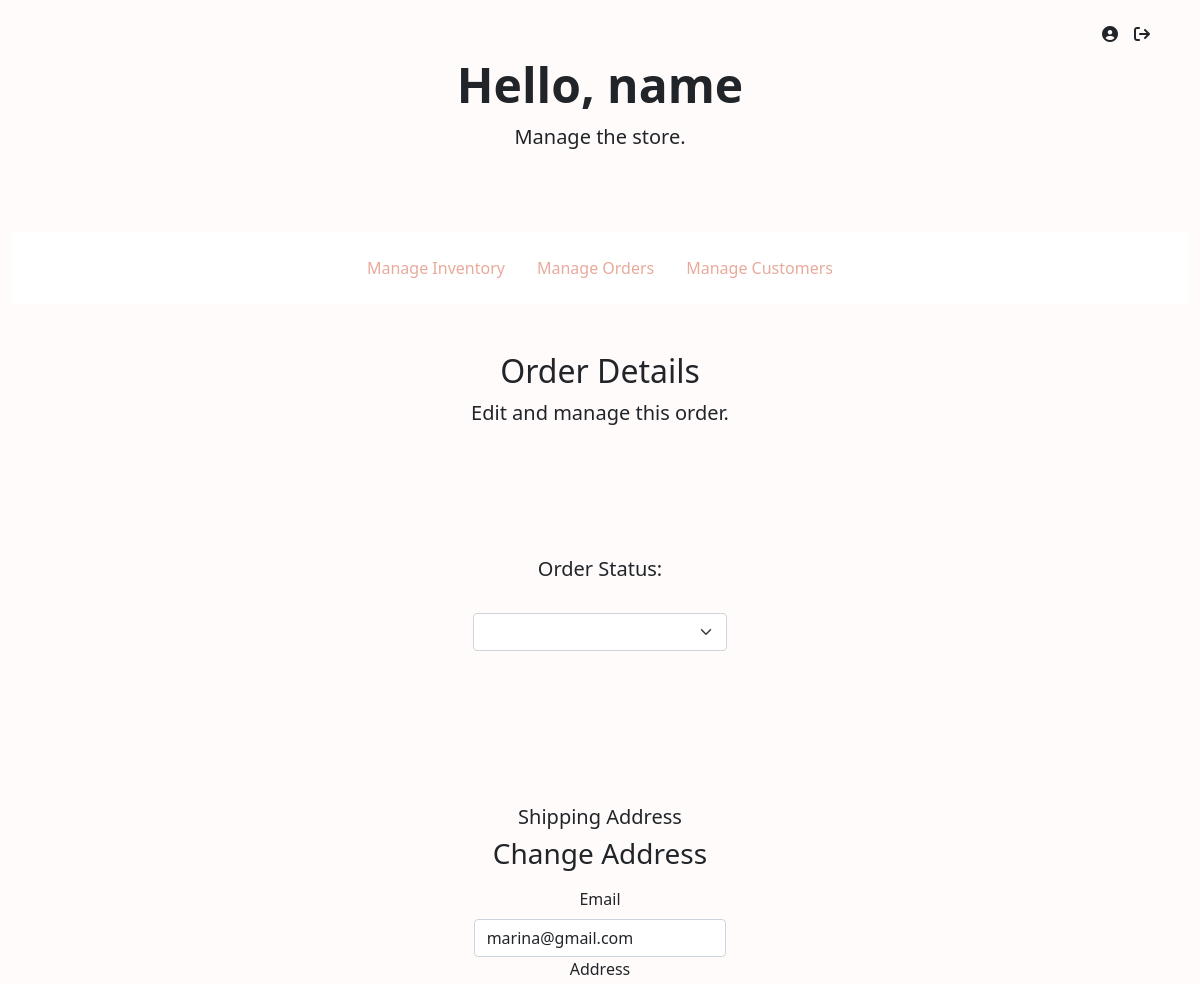
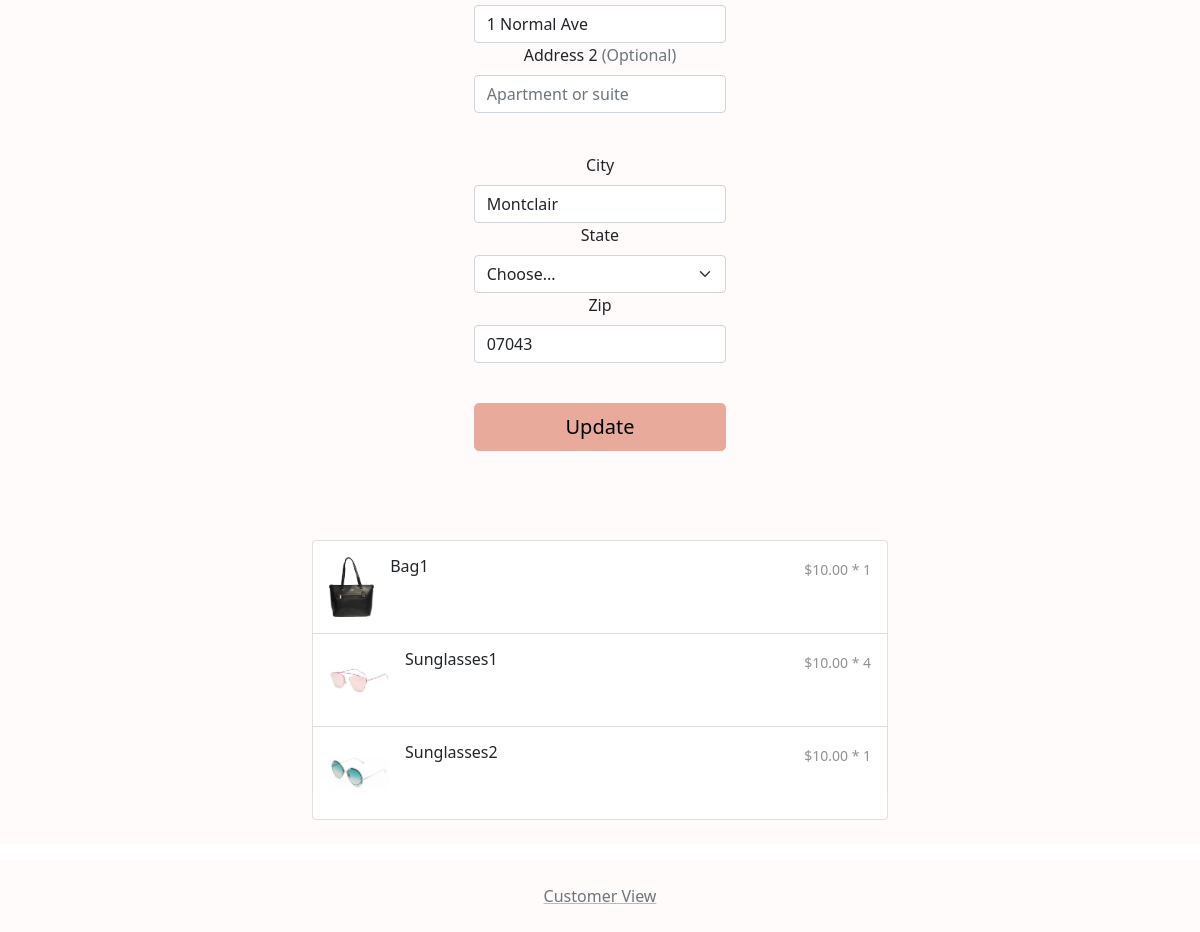
/admin/?action=order-details&orderid=0000000022 (signed in), run on the app's committed database (2 pictures, top to bottom).
### tables this page shows
CREATE TABLE `orders` (
  `orderID` int(10) UNSIGNED ZEROFILL NOT NULL,
  `customerID` int(10) UNSIGNED ZEROFILL DEFAULT NULL,
  `email` varchar(60) NOT NULL,
  `itemsPrice` decimal(7,2) UNSIGNED NOT NULL,
  `shipping` decimal(4,2) UNSIGNED NOT NULL,
  `tax` decimal(4,2) UNSIGNED NOT NULL,
  `status` varchar(15) NOT NULL,
  `timePlaced` timestamp NOT NULL DEFAULT current_timestamp(),
  `shipFirstName` varchar(30) NOT NULL,
  `shipLastName` varchar(30) NOT NULL,
  `shipStreet` varchar(30) NOT NULL,
  `shipStreet2` varchar(30) DEFAULT NULL,
  `shipCity` varchar(30) NOT NULL,
  `shipState` char(2) NOT NULL,
  `shipZip` int(5) UNSIGNED ZEROFILL NOT NULL
);

CREATE TABLE `order_items` (
  `orderID` int(10) UNSIGNED ZEROFILL NOT NULL,
  `itemID` int(10) UNSIGNED ZEROFILL NOT NULL,
  `quantity` int(3) UNSIGNED NOT NULL,
  `price` decimal(5,2) UNSIGNED NOT NULL
);

CREATE TABLE `item` (
  `itemID` int(10) UNSIGNED ZEROFILL NOT NULL,
  `name` varchar(30) NOT NULL,
  `price` decimal(5,2) UNSIGNED NOT NULL,
  `quantity` int(3) UNSIGNED NOT NULL,
  `category` varchar(15) NOT NULL,
  `color` varchar(15) NOT NULL,
  `material` varchar(15) NOT NULL,
  `description` text DEFAULT NULL,
  `tags` text DEFAULT NULL
);

### function/customer-db.php (called while the page is built, shortened)
<?php
function getOrderDetails($orderID)
{
    global $db;
    $query = 'SELECT * FROM `orders` WHERE `orderID` = :orderID';
    $statement = $db->prepare($query);
    $statement->bindValue(':orderID', $orderID);
    $statement->execute();
    $orderInfo = $statement->fetch();
    return $orderInfo;
}
function getOrderItems($orderID)
{
    global $db;
    $query = 'SELECT `order_items`.*, `item`.`name` FROM `order_items` INNER JOIN `item` ON `order_items`.`itemID` = `item`.`itemID`  WHERE `orderID` = :orderID';
    $statement = $db->prepare($query);
    $statement->bindValue(':orderID', $orderID);
    $statement->execute();
    $items = $statement->fetchAll();
    return $items;
}

### function/store-db.php (called while the page is built, shortened)
<?php
function getItemImage($itemID)
{
    $path = "media/purse.jpg";
    $exts = array('bmp', 'png', 'jpg', 'jpeg');
    foreach ($exts as $ext) {
        if (file_exists("../media/" . $itemID . "." . $ext)) {
            $path = "../media/" . $itemID . "." . $ext;
        }
    }
    return $path;
}

### admin/page/order-details.php (the view, shortened to what this page needs)
<?php
include 'admin-view/header.php';
include 'admin-view/navigation.php';
?>
<div class="py-5 text-center">
    <h2>Order Details</h2>
    <p class="lead">Edit and manage this order.</p>
</div>
<div class="container-fluid">
    <div class="py-5 text-center w-25 mx-auto">
        <div class="card bg-light sticky-top mb-4 border-light" style="top: 72px">
            <div class="card-body">
                <h5 class="card-title">Order Status: </h5>
                <select class="form-select" id="status" required>
                    <option value="<?php echo $order['status'] ?>"></option>
                    <option>Ordered</option>
                </select>
            </div>
        </div>
    </div>
    <div class="py-5 text-center w-75 mx-auto">
        <div class="card bg-light sticky-top mb-4 border-light" style="top: 72px">
            <div class="card-body">
                <h5 class="card-title">Shipping Address</h5>
                <div class="container text-center">
                    <div class="row">
                        <div class="col-sm-4"></div>
                        <div class="col-sm-4">
                            <form action="." method="post">
                                <h5 class="h3 mb-3 fw-normal">Change Address</h5>
                                <div class="col-12">
                                    <label for="email" class="form-label">Email </label>
                                    <input type="email" class="form-control" id="email" placeholder="you@example.com" value="<?php echo $order['email'] ?>">
                                </div>
                                <div class="col-12">
                                    <label for="shipStreet" class="form-label">Address</label>
                                    <input type="text" class="form-control" id="shipStreet" placeholder="1234 Main St" value="<?php echo $order['shipStreet'] ?>" required>
                                </div>
                                <div class="col-12">
                                    <label for="shipStreet2" class="form-label">Address 2 <span class="text-muted">(Optional)</span></label>
                                    <input type="text" class="form-control" id="shipStreet2" placeholder="Apartment or suite" value="<?php echo $order['shipStreet2'] ?>" required>
                                </div>
                                <p><br></p>
                                <div class="col-12">
                                    <label for="shipCity" class="form-label">City</label>
                                    <input type="text" class="form-control" id="shipCity" placeholder="1234 Main St" value="<?php echo $order['shipCity'] ?>" required>
                                </div>
                                <div class="col-12">
                                    <label for="state" class="form-label">State</label>
                                    <select class="form-select" id="state" required>
                                        <option value="<?php echo $order['shipState'] ?>">Choose...</option>
                                    </select>
                                </div>
                                <div class="col-12">
                                    <label for="shipZip" class="form-label">Zip</label>
                                    <input type="text" class="form-control" id="shipZip" placeholder="" value="<?php echo $order['shipZip'] ?>" required>
                                </div>
                                <p><br></p>
                                <button class="w-100 btn btn-primary btn-lg" type="submit" name="updateOrder">Update</button>
                            </form>
                        </div>
                    </div>
                </div>
            </div>
        </div>
    </div>
    <div class="list-group w-50 mx-auto">
        <?php
        foreach ($items as $item) { ?>
            <a href=".?action=product&itemid=<?php echo $item['itemID'] ?>#view" class="list-group-item list-group-item-action d-flex gap-3 py-3" aria-current="true">
                <img src="<?php echo getItemImage($item['itemID']) ?>" alt="twbs" height="60px" class="rounded flex-shrink-0">
                <div class="d-flex gap-2 w-100 justify-content-between">
                    <div>
                        <h6 class="my-0"><?php echo $item['name'] ?></h6>
                    </div>
                    <div>
                        <small class="opacity-50 my-0">$<?php echo $item['price'] . ' * ' . $item['quantity'] ?></small>
                    </div>
                </div>
            </a>
        <?php } ?>
    </div>
    <p><br></p>
</div>
<?php include('admin-view/footer.php') ?>

### data on the page
orders: email "marina@gmail.com", shipStreet "1 Normal Ave", shipCity "Montclair", shipZip "07043"
order_items: shows a picture, itemID.name "Bag1", price "10.00", quantity "1"
order_items: shows a picture, itemID.name "Sunglasses1", price "10.00", quantity "4"
order_items: shows a picture, itemID.name "Sunglasses2", price "10.00", quantity "1"
